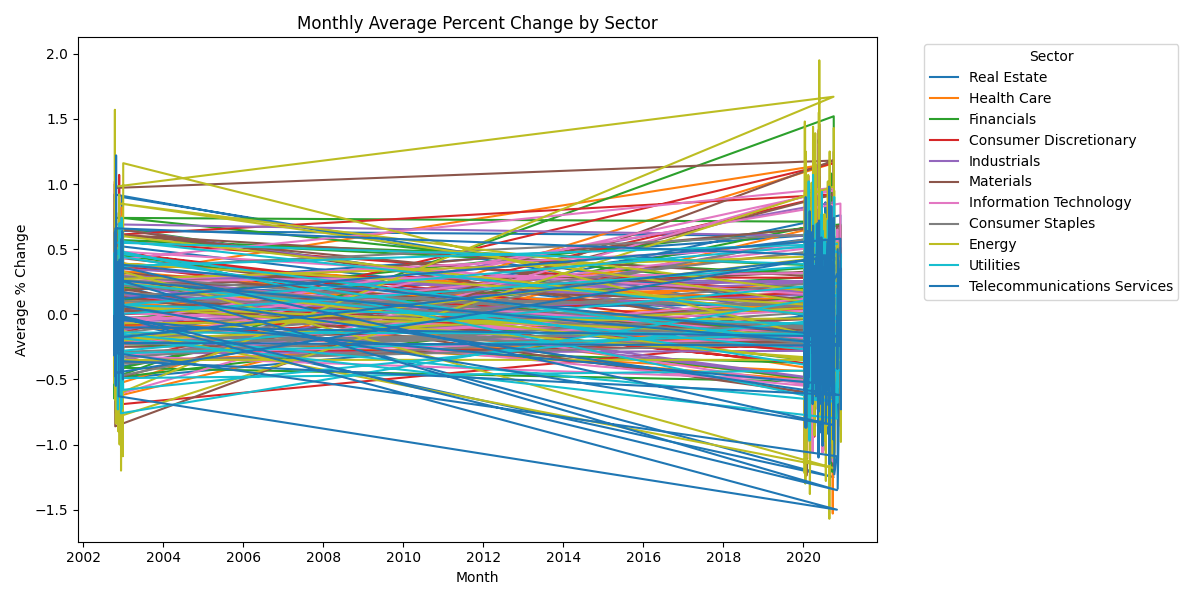

Write Python code to recreate this figure.
# backend/project_data/3_GAIN_Gainers_&_Losers/visualization/GAIN_query_monthly_sector_percent_change.py

import os
import pandas as pd
import matplotlib.pyplot as plt

# Load CSV
csv_path = os.path.join(os.path.dirname(__file__), '..', 'output', 'GAIN_query_monthly_sector_percent_change.csv')
df = pd.read_csv(csv_path)
df.columns = ['sp.dt', 'sc.sector', 'avg_percent_change']

# Parse dates using auto format
df['sp.dt'] = pd.to_datetime(df['sp.dt'], errors='coerce')

# Drop rows with invalid/missing dates
df = df.dropna(subset=['sp.dt'])

# Grouped line chart by sector
plt.figure(figsize=(12, 6))
for sector in df['sc.sector'].unique():
    sector_df = df[df['sc.sector'] == sector]
    plt.plot(sector_df['sp.dt'], sector_df['avg_percent_change'], label=sector)

plt.title('Monthly Average Percent Change by Sector')
plt.xlabel('Month')
plt.ylabel('Average % Change')
plt.legend(title='Sector', bbox_to_anchor=(1.05, 1), loc='upper left')
plt.tight_layout()

# Save image
out_path = os.path.join(os.path.dirname(__file__), 'GAIN_query_monthly_sector_percent_change.png')
plt.savefig(out_path)
plt.close()

print(f"✅ Visualization saved to: {out_path}")
